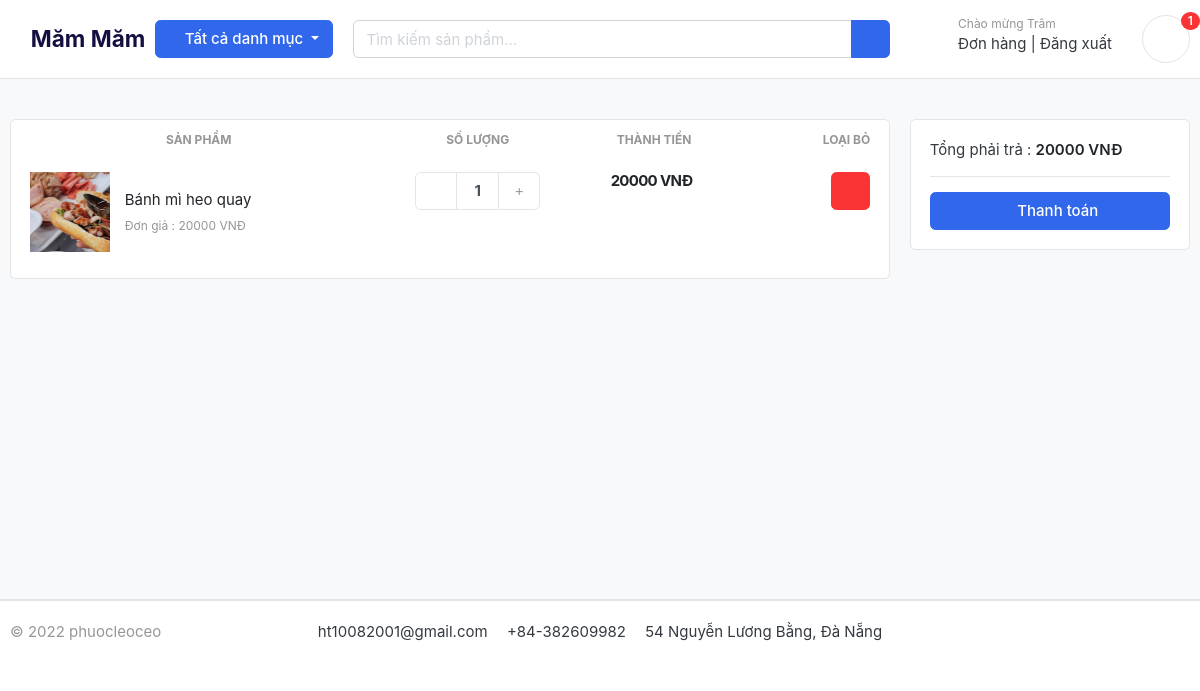
Screenshot of /cart/ (signed in) with the database file from the repository.
### user/models.py (models this page shows, shortened)
class User(AbstractBaseUser):
    username = models.CharField(max_length=50, unique=True)
    email = models.EmailField(max_length=50, unique=True)
    first_name = models.CharField(max_length=50)
    last_name = models.CharField(max_length=50)
    phone_number = models.CharField(max_length=50)
    date_joined = models.DateTimeField(auto_now_add=True)
    last_login = models.DateTimeField(auto_now_add=True)
    is_admin = models.BooleanField(default=False)
    is_staff = models.BooleanField(default=False)
    is_active = models.BooleanField(default=False)
    is_superuser = models.BooleanField(default=False)
    USERNAME_FIELD = "email"
    REQUIRED_FIELDS = ["username", "first_name", "last_name"]
    objects = UserManager()

### cart/models.py (models this page shows, shortened)
class CartItem(models.Model):
    product = models.ForeignKey(Product, on_delete=models.CASCADE)
    cart = models.ForeignKey(Cart, on_delete=models.CASCADE)
    quantity = models.IntegerField()
    is_active = models.BooleanField(default=True)
    user = models.ForeignKey(User, on_delete=models.CASCADE, null=True)
    def cart_total(self):
        return self.product.price * self.quantity

### product/models.py (models this page shows, shortened)
class Product(models.Model):
    name = models.CharField(max_length=100, unique=True)
    slug = models.SlugField(max_length=50, unique=True, allow_unicode=True)
    price = models.IntegerField()
    description = models.TextField(max_length=500, blank=True)
    image = models.ImageField(upload_to='photos/products')
    is_available = models.BooleanField(default=True)
    created_date = models.DateTimeField(auto_now_add=True)
    modified_date = models.DateTimeField(auto_now=True)
    category = models.ForeignKey(Category, on_delete=models.CASCADE)
    class Meta:
        verbose_name = "product"
        verbose_name_plural = "products"
    def get_detail(self):
        return reverse("product_detail", args=[self.slug])

### cart/views.py (the view)
# urls.py: path("", views.cart, name="cart"),
def cart(request):
    total = 0
    cart_items = None
    try:
        if request.user.is_authenticated:
            cart_items = CartItem.objects.filter(user=request.user, is_active=True)
        else:
            cart = Cart.objects.get(cart_id=cart_id_from_session(request))
            cart_items = CartItem.objects.filter(cart=cart, is_active=True)
        for ci in cart_items:
            total += ci.cart_total()
    except ObjectDoesNotExist:
        pass
    return render(request=request, template_name="cart/cart.html",
                  context={"total": total, "cart_items": cart_items})

### cart/context_processors.py (called while the page is built)
def cart_count(request):
    cart_count_badge = 0
    if "admin" in request.path:
        return {}
    else:
        try:
            cart = Cart.objects.filter(cart_id=cart_id_from_session(request))
            if request.user.is_authenticated:
                cart_items = CartItem.objects.all().filter(user=request.user)
            else:
                cart_items = CartItem.objects.all().filter(cart=cart[:1])
            cart_count_badge = cart_items.count()
        except Cart.DoesNotExist:
            cart_count_badge = 0
    return dict(cart_count_badge=cart_count_badge)

### cart/views.py (called while the page is built)
def cart_id_from_session(request):
    cart_id = request.session.session_key
    if not cart_id:
        cart_id = request.session.create()
    return cart_id

### category/context_processors.py (called while the page is built)
def header_menu_links(request):
    links = Category.objects.all()
    return dict(links=links)

### category/models.py (called while the page is built)
    def get_product(self):
        return reverse("product_by_category", args=[self.slug])

### templates/cart/cart.html (shortened to what this page needs)
{% extends 'base.html' %}
{% load static %}
{% block content %}
<section class="section-content padding-y bg" style="min-height: 520px;">
    <div class="container">
        {% if not cart_items %}
        <h1 class="text-center text-danger">Giỏ hàng của bạn trống !</h1>
        {% else %}
        <div class="row">
            <aside class="col-lg-9">
                <div class="card">
                    <table class="table table-borderless table-shopping-cart" style="text-align: center;">
                        <thead class="text-muted">
                            <tr class="small text-uppercase">
                                <th scope="col">Sản phẩm</th>
                                <th scope="col" width="120">Số lượng</th>
                                <th scope="col" width="170">Thành tiền</th>
                                <th scope="col" class="text-right" width="150">Loại bỏ</th>
                            </tr>
                        </thead>
                        <tbody>
                            {% for ci in cart_items %}
                            <tr>
                                <td>
                                    <figure class="itemside align-items-center" style="text-align: left;">
                                        <a href="{{ ci.product.get_detail }}" class="aside">
                                            <img src="{{ ci.product.image.url }}" class="img-sm">
                                        </a>
                                        <figcaption class="info">
                                            <a href="{{ ci.product.get_detail }}" class="title text-dark">
                                                {{ ci.product.name }}
                                            </a>
                                            <p class="text-muted small">Đơn giả : {{ ci.product.price }} VNĐ</p>
                                        </figcaption>
                                    </figure>
                                </td>
                                <td>
                                    <div class="col">
                                        <div class="input-group input-spinner">
                                            <div class="input-group-prepend">
                                                <a href="{% url 'minus_cart' ci.product.id ci.id %}"
                                                    class="btn btn-light" type="button" id="button-plus">
                                                    <i class="fa fa-minus"></i>
                                                </a>
                                            </div>
                                            <input type="text" class="form-control" value="{{ ci.quantity }}">
                                            <div class="input-group-append">
                                                <a href="{% url 'plus_cart' ci.product.id ci.id %}"
                                                    class="btn btn-light" type="button" id="button-minus">
                                                    <i class="fa fa-plus"></i>
                                                </a>
                                            </div>
                                        </div>
                                    </div>
                                </td>
                                <td>
                                    <div class="price-wrap">
                                        <var class="price">{{ ci.cart_total }} VNĐ</var>
                                    </div>
                                </td>
                                <td class="text-right">
                                    <a href="{% url 'remove_cart' ci.product.id ci.id %}" class="btn btn-danger">
                                        <i class="fas fa-trash"></i>
                                    </a>
                                </td>
                            </tr>
                            {% endfor %}
                        </tbody>
                    </table>
                </div>
            </aside>
            <aside class="col-lg-3">
                <div class="card">
                    <div class="card-body">
                        <div class="dlist-align">
                            <span>Tổng phải trả : </span>
                            <span class="text-right text-dark b">
                                {{ total }} VNĐ
                            </span>
                        </div>
                        <hr>
                        <a href="{% url 'checkout' %}" class="btn btn-primary btn-block">
                            <i class="far fa-credit-card"></i> Thanh toán
                        </a>
                    </div>
                </div>
            </aside>
        </div>
        {% endif %}
    </div>
</section>
{% endblock content %}

### templates/partial/header.html (shortened to what this page needs)
{% load static %}
<header class="section-header">
    <section class="header-main border-bottom">
        <div class="container">
            <div class="row align-items-center">
                <a href="/" class="brand-wrap" style="font-size: 1.5rem; font-weight: bolder; color: #130f40;">
                    <i class="fas fa-utensils" style="padding-right: .5rem;color: #27ae60;font-size: 30px;"></i>Măm Măm
                </a>
                <div class="col-lg col-sm col-md col-6 flex-grow-0">
                    <div class="category-wrap dropdown d-inline-block float-right">
                        <button type="button" class="btn btn-primary dropdown-toggle" data-toggle="dropdown">
                            <i class="fa fa-bars"></i> Tất cả danh mục
                        </button>
                    </div>
                </div>
                <div class="col-lg  col-md-6 col-sm-12 col">
                    <form action="{% url 'product_search' %}" method="get" class="search">
                        <div class="input-group w-100">
                            <input type="text" class="form-control" style="width:60%;"
                                placeholder="Tìm kiếm sản phẩm..." name="product_search">
                            <div class="input-group-append">
                                <button class="btn btn-primary" type="submit">
                                    <i class="fa fa-search"></i>
                                </button>
                            </div>
                        </div>
                    </form>
                </div>
                <div class="col-lg-3 col-sm-6 col-8 order-2 order-lg-3">
                    <div class="d-flex justify-content-end mb-3 mb-lg-0">
                        {% if user.id is None %}
                        <div class="widget-header">
                            <small class="title text-muted">Chào mừng !</small>
                            <div>
                                <a href="/user/login">Đăng nhập</a> <span class="dark-transp"> | </span>
                                <a href="/user/register"> Đăng ký</a>
                            </div>
                        </div>
                        {% else %}
                        <div class="widget-header">
                            <small class="title text-muted">Chào mừng {{ user.last_name }}</small>
                            <div>
                                {% if user.is_superuser %}
                                <a href="/dashboard">Quản lý</a> <span class="dark-transp"> | </span>
                                {% else %}
                                <a href="/order/history">Đơn hàng</a> <span class="dark-transp"> | </span>
                                {% endif %}
                                <a href="/user/logout">Đăng xuất</span>
                            </div>
                        </div>
                        {% endif %}
                        <a href="/cart" class="widget-header pl-3 ml-3">
                            <div class="icon icon-sm rounded-circle border"><i class="fa fa-shopping-cart"></i>
                            </div>
                            <span class="badge badge-pill badge-danger notify">
                                {{ cart_count_badge }}
                            </span>
                        </a>
                    </div>
                </div>
            </div>
        </div>
    </section>
</header>

### foodapp/static/css/ui.css (style rules this page uses)
html { font-family: "Inter", sans-serif; font-size: 15px; }
.price-wrap { letter-spacing: -0.7px; }
.icon-xs, .icon-sm, .icon-md, .icon-lg { display: inline-block; text-align: center; flex-shrink: 0; flex-grow: 0; }
.icon-sm { width: 48px; height: 48px; line-height: 48px !important; font-size: 20px; }
.img-xs, .img-sm, .img-md, .img-lg { -o-object-fit: cover; object-fit: cover; flex-shrink: 0; flex-grow: 0; }
.img-sm { width: 80px; height: 80px; }
.padding-y { padding-top: 40px; padding-bottom: 40px; }
var { font-style: normal; }
figure { margin-bottom: 0; }
.bg { background-color: #f8f9fa; }
.b { font-weight: 600; }
p:last-child { margin-bottom: 0; }
.header-main { position: relative; padding-top: 1rem; padding-bottom: 1rem; }
.widget-header { display: inline-block; vertical-align: middle; position: relative; }
.widget-header a { color: #343a40; }
.widget-header i { color: #969696; }
.widget-header .title { display: block; }
.widget-header .notify { position: absolute; top: -3px; right: -10px; }
.btn-light { background-color: #fff; border-color: #e4e4e4; }
.btn-light i { color: #969696; }
.itemside { position: relative; display: flex; width: 100%; }
.itemside .aside { position: relative; flex-shrink: 0; }
.itemside .info { padding-left: 15px; padding-right: 7px; }
.itemside p { margin-bottom: 0; }
.itemside .title { display: block; margin-bottom: 5px; color: #212529; }
[class*=dlist-] { margin-bottom: 5px; }
.dlist-align { display: flex; }
.notify { position: absolute; top: -4px; right: -10px; display: inline-block; padding: 0.25em 0.6em; font-size: 12px; line-height: 1; text-align: center; border-radius: 3rem; color: #fff; background-color: #fa3434; }
.price { font-weight: 600; color: #212529; }
.input-spinner { width: 125px; flex-wrap: nowrap; display: inline-flex; vertical-align: middle; }
.input-spinner input.form-control { text-align: center; max-width: 46px; font-weight: bold; flex-basis: 46px; border-color: #e4e4e4; flex-grow: 0; }
.input-spinner .btn { width: 42px; text-align: center; padding-left: 0.5rem; padding-right: 0.5rem; }
.table-shopping-cart.table td, .table-shopping-cart.table th { padding-left: 1.25rem; padding-right: 1.25rem; }
.table-shopping-cart .price-wrap { line-height: 1.2; }
.table-shopping-cart .price { font-weight: bold; margin-right: 5px; display: block; }

### rows the page displays
User: last_name "Trâm"
CartItem: product.image (picture), product.name "Bánh mì heo quay", product.price "20000", quantity "1", cart_total "20000"

### other values shown
{{ cart_count_badge }} "1"
{{ total }} "20000"
